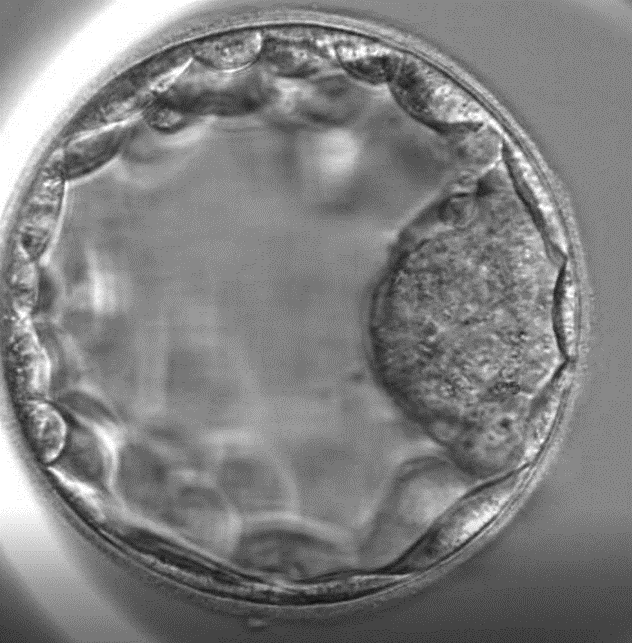
#> input picture europeivf.com-blastocysta-embryotransfer-a-kryokonzervace-blastocysta-1.png, 632 x 643 px, found by its file name
$ python test_function.py
#> lines starting #> are read from the running program, lines starting #| are printed output that depends on the picture
from PIL import Image
import requests
from io import BytesIO
import os

def blend_images(background_path_or_url, overlay_path, alpha=0.5, save_path="blended_image.png"):
    # If the background is a URL, fetch the image content
#> called with overlay_path = 'heatmap_overlay.png', alpha = 0.5, save_path = 'blended_image.png'
    if background_path_or_url.startswith("http"):
        response = requests.get(background_path_or_url)
        response.raise_for_status()  # Check if the request was successful
        background_image = Image.open(BytesIO(response.content))
#> background_image is the input picture: PIL image 632x643 P; mean R, G, B, A 127.9, 127.9, 127.9, 255
    else:
        # Otherwise, assume it's a local file path
        background_image = Image.open(background_path_or_url)

    # Opening the secondary image (overlay image)
    overlay_image = Image.open(overlay_path)
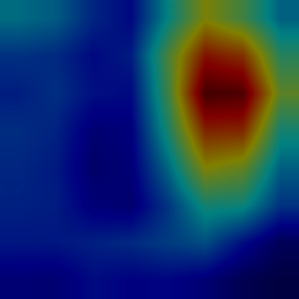
#> input picture heatmap_overlay.png, 299 x 299 px
#> overlay_image is the input picture: PIL image 299x299 RGB; mean R, G, B 23.7, 50.9, 100.1

    # Resize the overlay image to match the size of the primary image
    overlay_image = overlay_image.resize(background_image.size)
#> overlay_image: PIL image 632x643 RGB

    # Convert both images to RGBA mode (assuming both are not in this mode)
    background_image = background_image.convert("RGBA")
    overlay_image = overlay_image.convert("RGBA")
#> overlay_image: PIL image 632x643 RGBA

    # Blend the images with the specified alpha value
    blended_image = Image.blend(background_image, overlay_image, alpha)
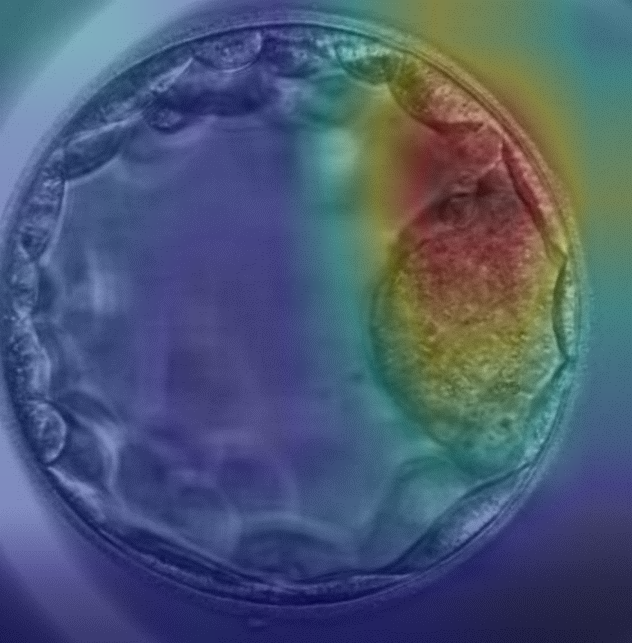
#> blended_image: PIL image 632x643 RGBA; mean R, G, B, A 75.6, 89.2, 113.8, 255

    # Save the blended image
    blended_image.save(save_path)

    # Return the path to the saved image
    return os.path.abspath(save_path)

# Example usage with a URL:
background_image_url = "https://europeivf.com/assets/uploads/2022/06/europeivf.com-blastocysta-embryotransfer-a-kryokonzervace-blastocysta-1.png"
overlay_image_path = "heatmap_overlay.png"
result_image = blend_images(background_image_url, overlay_image_path, alpha=0.5)

# Displaying the result image
#> (the run stopped early here; a loop or call above may not have finished)
